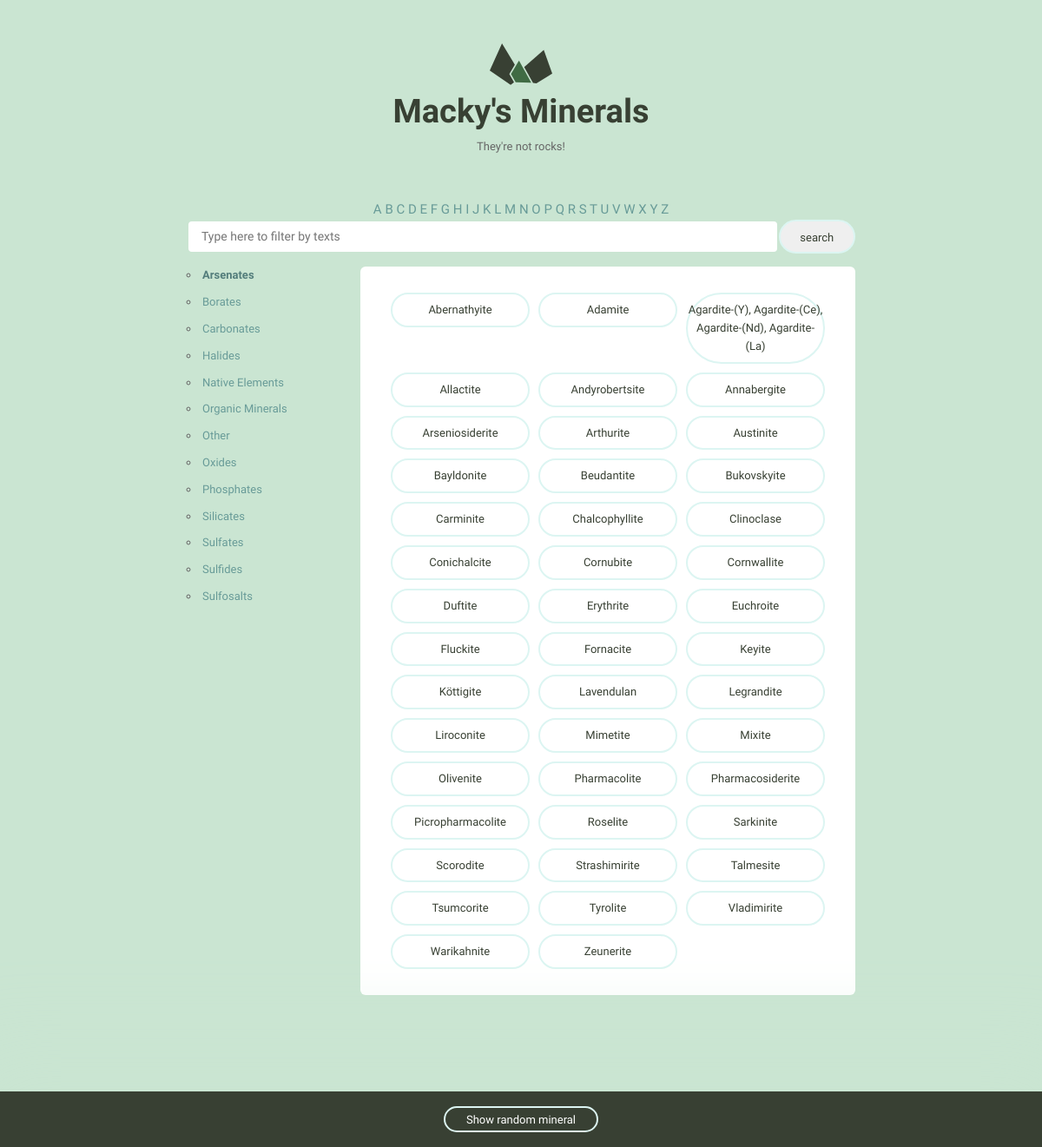
Page /?q_by_group=Arsenates on the committed database.
### website/models.py (models this page shows, shortened)
class Mineral(models.Model):
    name = models.CharField(max_length=255)
    image_filename = models.CharField(max_length=255)
    image_caption = models.TextField()
    category = models.CharField(max_length=255)
    formula = models.CharField(max_length=255)
    strunz_classification = models.CharField(max_length=255)
    crystal_system = models.CharField(max_length=255)
    unit_cell = models.CharField(max_length=255)
    color = models.CharField(max_length=10)
    crystal_symmetry = models.CharField(max_length=255)
    cleavage = models.CharField(max_length=255)
    mohs_scale_hardness = models.CharField(max_length=255)
    luster = models.CharField(max_length=255)
    streak = models.CharField(max_length=255)
    diaphaneity = models.CharField(max_length=255)
    optical_properties = models.CharField(max_length=255)
    refractive_index = models.CharField(max_length=255)
    crystal_habit = models.CharField(max_length=255)
    specific_gravity = models.CharField(max_length=255)
    group = models.CharField(max_length=255)

### website/views.py (the view)
# urls.py: url(r'^$', views.home_page, name="home"),
def home_page(request):
    alphabets = [chr(x) for x in range(97, 123)]
    group = Mineral.objects.order_by('group').values('group').distinct()
    q = request.GET.get('q', '')
    q_by_group = request.GET.get('q_by_group', '')
    if q:
        minerals = Mineral.objects.filter(name__istartswith=q)
    elif q_by_group:
        minerals = Mineral.objects.filter(group__iexact=q_by_group)
    else:
        try:
            minerals = Mineral.objects.all()
        except Mineral.DoesNotExist:
            minerals = []
    return render(request, 'website/home.html', {
        'minerals': minerals,
        'alphabets': alphabets,
        'group': group,
        'selected_group': q_by_group
        })

### website/templates/website/home.html
{% extends 'website/layout.html' %}
{% block precontent %}
    <div class="text-centered">
        {% for letter in alphabets %}
            <a href="?q={{ letter }}">{{ letter | upper }}</a>
        {% endfor %}
    </div>
    <form class="text-centered" method="GET" action="">
        <div style="display: flex;">
            <input type="text" name="q" style="flex-grow: grow;" placeholder="Type here to filter by texts">
            <input type="submit" value="search" class="minerals__anchor" style="width: 100px;">
        </div>
    </form>
{% endblock %}
{% block sidebar %}
    <ul>
        {% for item in group %}
            <li><a class="{% if selected_group == item.group %} selected {% endif %}" href="?q_by_group={{ item.group }}">{{ item.group }}</a></li>
        {% endfor %}
    </ul>
{% endblock %}
{% block content %}
    {% if minerals.count > 0 %}
        <ul class="minerals__container">
            {% for mineral in minerals %}
                <li class="minerals__item">
                    <a class="minerals__anchor" href="{% url 'mineral' mineral_pk=mineral.pk %}">{{ mineral.name }}</a>
                </li>
            {% endfor %}
        </ul>
    {% else %}
        <div class="minerals__container">
            No minerals found
        </div>
    {% endif %}
{% endblock %}

### assets/css/global.css (style rules this page uses)
html { font-family: sans-serif; -ms-text-size-adjust: 100%; -webkit-text-size-adjust: 100%; }
body { margin: 0; }
a { background-color: transparent; }
input { color: inherit; font: inherit; margin: 0; }
input[type="reset"], input[type="submit"] { -webkit-appearance: button; cursor: pointer; }
input { line-height: normal; }
html { font-size: 62.5%; }
body { background-color: #CAE5D2; font-size: 1.5em; line-height: 1.6; font-weight: 400; font-family: "Cousine"; color: #666; }
a { color: #689b98; text-decoration: none; -webkit-transition: color 0.2s; -moz-transition: color 0.2s; -ms-transition: color 0.2s; -o-transition: color 0.2s; transition: color 0.2s; }
input[type="text"] { background: #fff; width: 100%; color: #666; border-radius: 6px; border: 2px solid #CAE5D2; padding: 9px 15px 10px 15px; margin-bottom: 15px; outline: none; box-sizing: border-box; font-size: 1.4rem; font-family: "Work Sans", sans-serif; -webkit-appearance: none; -moz-appearance: none; appearance: none; -webkit-transition: 0.2s; -moz-transition: 0.2s; -ms-transition: 0.2s; -o-transition: 0.2s; transition: 0.2s; }
ul { list-style: circle inside; padding-left: 0; margin-top: 0; }
li { margin-bottom: 1rem; font-size: 1.3rem; }
input { margin-bottom: 1.5rem; }
table, p, ul { margin-bottom: 2.5rem; }
.text-centered { text-align: center; }
.minerals__container { background-color: #fff; border-radius: 6px; list-style: none; padding: 30px 30px 20px 30px; display: flex; flex-wrap: wrap; }
.minerals__container .minerals__anchor { margin: 0 5px; }
@media (min-width: 640px) { .minerals__container li { width: calc(100%/3); } }
.minerals__anchor { border: solid 2px #DCF5F2; border-radius: 100px; color: #384033; display: block; font-size: 13px; text-align: center; padding: 8px 0 7px 0; transition: background-color 200ms ease-in-out, font-weight 200ms ease-in-out, color 200ms ease-in-out; }
.selected { font-weight: bold; color: #537d7b; }

### rows in the picture
Mineral: name "Abernathyite"
Mineral: name "Adamite"
Mineral: name "Agardite-(Y), Agardite-(Ce), Agardite-(Nd), Agardite-(La)"
Mineral: name "Allactite"
Mineral: name "Andyrobertsite"
Mineral: name "Annabergite"
Mineral: name "Arseniosiderite"
Mineral: name "Arthurite"
Mineral: name "Austinite"
Mineral: name "Bayldonite"
Mineral: name "Beudantite"
Mineral: name "Bukovskyite"
Mineral: name "Carminite"
Mineral: name "Chalcophyllite"
Mineral: name "Clinoclase"
Mineral: name "Conichalcite"
Mineral: name "Cornubite"
Mineral: name "Cornwallite"
Mineral: name "Duftite"
Mineral: name "Erythrite"
Mineral: name "Euchroite"
Mineral: name "Fluckite"
Mineral: name "Fornacite"
Mineral: name "Keyite"
Mineral: name "Köttigite"
Mineral: name "Lavendulan"
Mineral: name "Legrandite"
Mineral: name "Liroconite"
Mineral: name "Mimetite"
Mineral: name "Mixite"
Mineral: name "Olivenite"
Mineral: name "Pharmacolite"
Mineral: name "Pharmacosiderite"
Mineral: name "Picropharmacolite"
Mineral: name "Roselite"
Mineral: name "Sarkinite"
Mineral: name "Scorodite"
Mineral: name "Strashimirite"
Mineral: name "Talmesite"
Mineral: name "Tsumcorite"
Mineral: name "Tyrolite"
Mineral: name "Vladimirite"
Mineral: name "Warikahnite"
Mineral: name "Zeunerite"

### other values in the picture
{{ letter | upper }} "A" "B" "C" "D" "E" "F" "G" "H" "I" "J" "K" "L" "M" "N" "O" "P" "Q" "R" "S" "T" "U" "V" "W" "X" "Y" "Z"
{{ item.group }} "Arsenates" "Borates" "Carbonates" "Halides" "Native Elements" "Organic Minerals" "Other" "Oxides" "Phosphates" "Silicates" "Sulfates" "Sulfides" "Sulfosalts"
